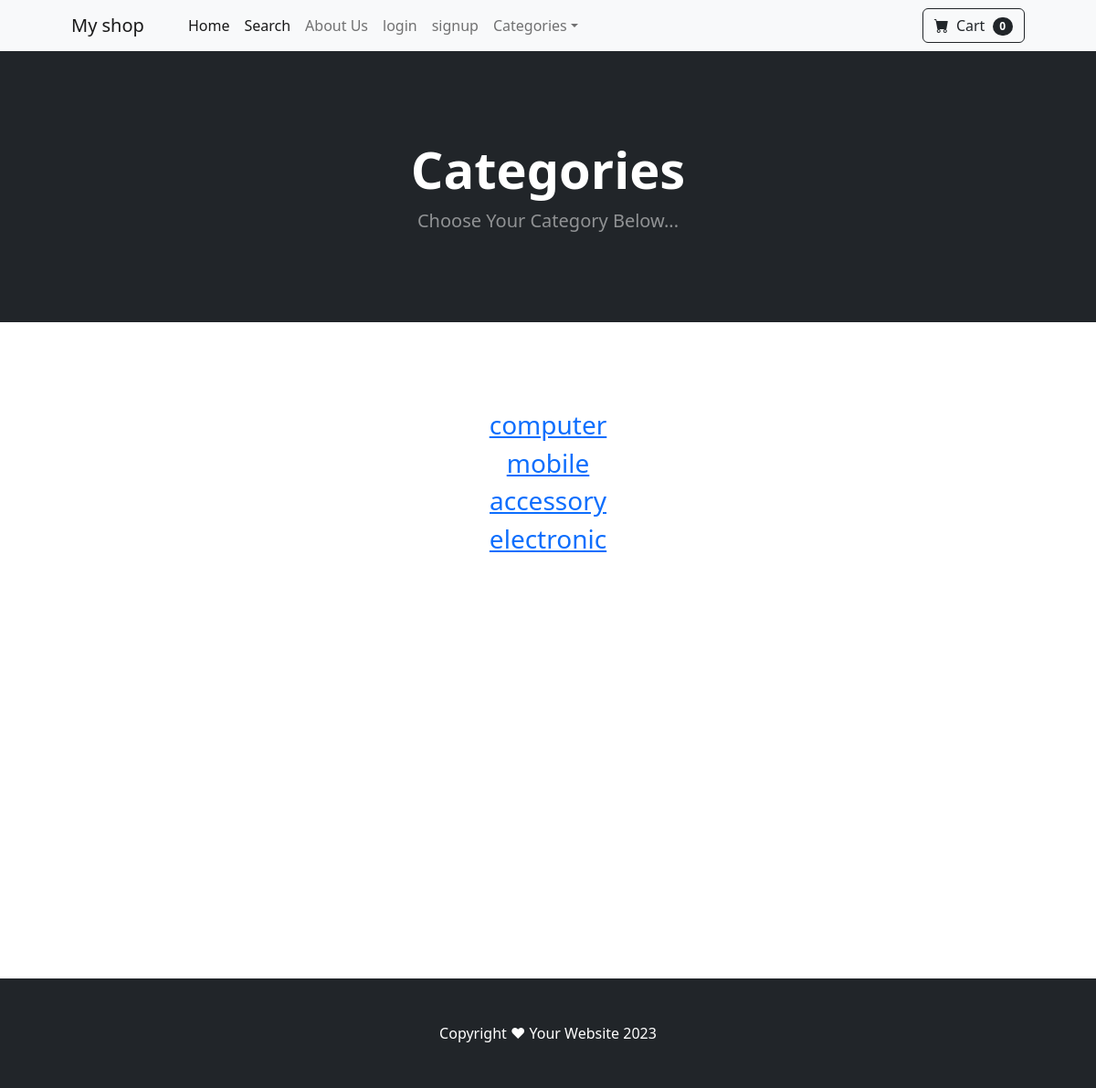
The app's page /category_summary/ with its own data.
### shop/models.py (models this page shows)
class Category(models.Model):
    name = models.CharField(max_length=20)
    def __str__(self):
        return self.name

### shop/views.py (the view)
# urls.py: path('category_summary/', views.category_summary, name="category_summary"),
def category_summary(request):
    categories = Category.objects.all()
    return render(request, 'category_summary.html', {'categories':categories})

### cart/cart.py (called while the page is built)
    def  __len__(self):
        return len(self.cart)

### cart/context_processors.py (called while the page is built)
def cart(request):
    return {'cart':Cart(request)}

### shop/templates/category_summary.html
{% extends 'base.html' %}
{% block content %}
<header class="bg-dark py-5">
    <div class="container px-4 px-lg-5 my-5">
        <div class="text-center text-white">
            <h1 class="display-4 fw-bolder">Categories</h1>
            <p class="lead fw-normal text-white-50 mb-0">Choose Your Category Below...</p>
        </div>
    </div>
</header>
<br><br>
<div class="container">
    <div class="row">
        <center>
            <div class="col=8">
                <br/><br/>
                    {% for category in categories %}
                    <h3><a href="{% url 'category' category %}">{{ category }}</a></h3>
                    {% endfor %}
                <br/><br/><br/><br/><br/><br/><br/><br/><br/><br/><br/><br/><br/><br/><br/><br/><br/>
            </div>
        </center>
    </div>
</div>
<br><br>
{% endblock %}

### records on screen
Category: name "computer"
Category: name "mobile"
Category: name "accessory"
Category: name "electronic"

### other values on screen
{{ cart|length }} "0"
